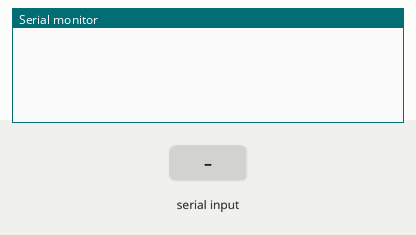
Bench run of a sketch on a simulated Arduino Uno, built with avr-gcc and run on an emulated ATmega328P. On the bench: the last lines printed to the serial monitor. The test bench sets the inputs (shaded band).

Above: at 1.2 s.
1.3 s: "1" received over Serial
At 2.3 s:
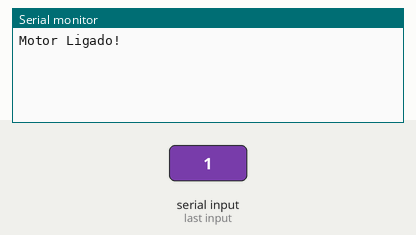
2.8 s: "2" received over Serial
At 3.5 s:
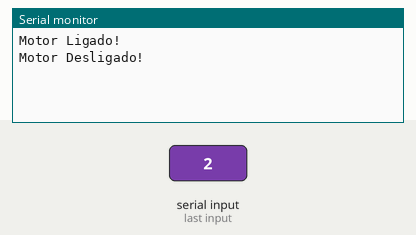
4.3 s: "3" received over Serial
At 5.72 s:
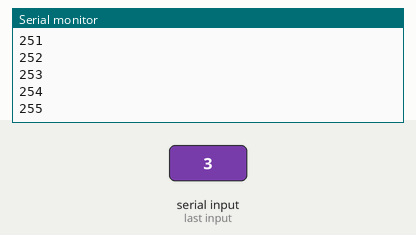
5.8 s: "4" received over Serial
At 6.9 s:
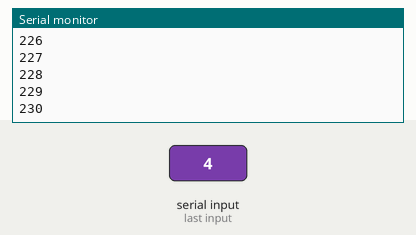
7.3 s: "5" received over Serial
8.8 s: "6" received over Serial
At 11.0 s:
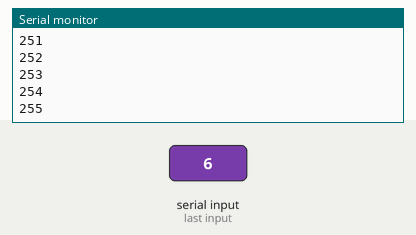
Timing chart, 0 to 11.3 s (numbered marks = the images above; inputs shaded):
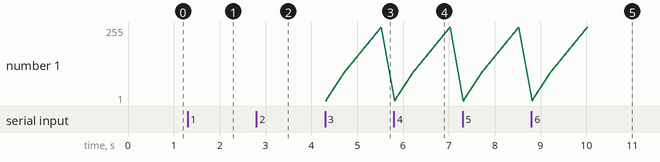

Measured:
- after the input at 1.3 s, the serial monitor: prints a new line at once (image 1)
- after the input at 2.8 s, the serial monitor: prints a new line at once (image 2)
- after the input at 4.3 s, the serial monitor: prints a new line at once (image 3)

The sketch:

Envia_Recebe_dados_serial.ino
```cpp
int valor;
int vet[255];
int i = 0;

void setup() {
  // put your setup code here, to run once:
Serial.begin(9600); // inicializa a porta serial
}

void loop() {
while (true){
{
  // put your main code here, to run repeatedly:
   if (Serial.available()>0){ // monitora a porta serial a todo instante
    valor = Serial.read(); // a variavel valor recebe o que foi colocado na porta serial
 }

if (valor == '1'){
    Serial.println("Motor Ligado!");
}

if (valor == '2'){
    Serial.println("Motor Desligado!");
}


if (valor == '3'){
  Serial.println("Corrente Fase A");
  for (i=0; i<255; i++){
    vet[i] = i+1;
    Serial.println(vet[i]);
    //Serial.print("\t");
  }
}

if (valor == '4'){
  Serial.println("Corrente Fase B");
  for (i=0; i<255; i++){
    vet[i] = i+1;
    Serial.println(vet[i]);
    //Serial.print("\t");
  }
}

if (valor == '5'){
  Serial.println("Corrente Fase C");
  for (i=0; i<255; i++){
    vet[i] = i+1;
    Serial.println(vet[i]);
    //Serial.print("\t");
  }
}

if (valor == '6'){
  Serial.println("Tensao Fase A");
  for (i=0; i<255; i++){
    vet[i] = i+1;
    Serial.println(vet[i]);
    //Serial.print("\t");
  }
}

if (valor == '7'){
  Serial.println("Tensao Fase B");
  for (i=0; i<255; i++){
    vet[i] = i+1;
    Serial.println(vet[i]);
    //Serial.print("\t");
  }
}


if (valor == '8'){
  Serial.println("Tensao Fase C");
  for (i=0; i<255; i++){
    vet[i] = i+1;
    Serial.println(vet[i]);
    //Serial.print("\t");
  }
}


}
valor = 0;
}
}
```
